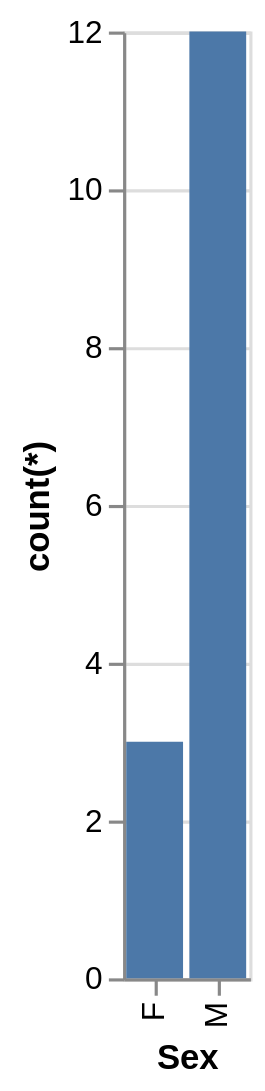

Write a Vega-Lite specification for this figure.
### Vega-Lite specification from a JSON file in a GitHub repository (floating-point values rounded to 4 significant figures)
{"data": {"values": [{"x_data": "F", "y_data": 3}, {"x_data": "M", "y_data": 12}]}, "mark": "bar", "encoding": {"x": {"field": "x_data", "type": "nominal", "title": "Sex", "sort": {"op": "sum", "field": "y_data", "order": "ascending"}}, "y": {"field": "y_data", "type": "quantitative", "title": "count(*)"}}}
